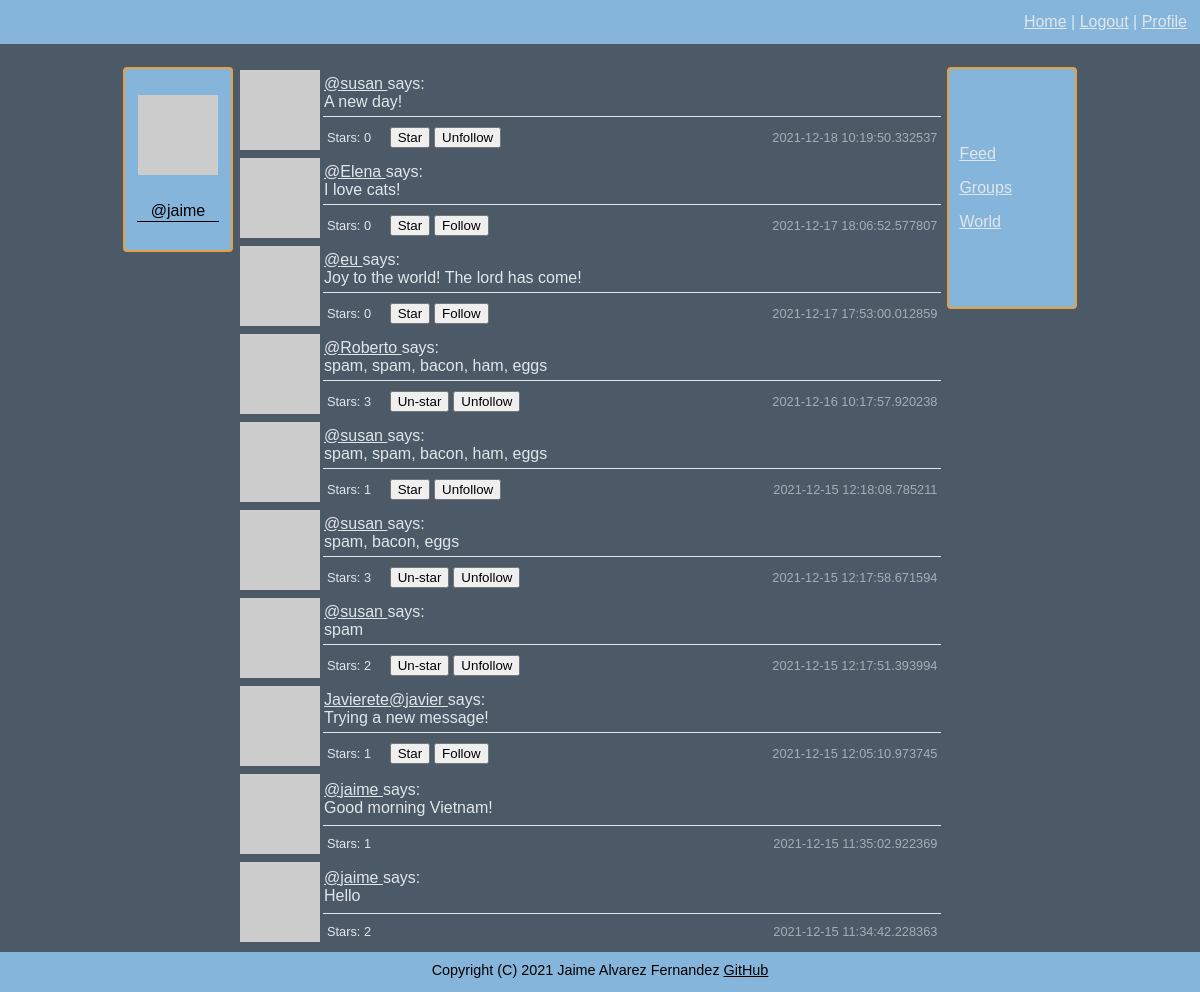
/global (signed in), run on the app's committed database.
### connect/models.py (models this page shows, shortened)
class User(UserMixin, db.Model):
    id = db.Column(db.Integer, primary_key=True)
    username = db.Column(db.String(64), index=True, unique=True)
    email = db.Column(db.String(120), index=True, unique=True)
    nickname = db.Column(db.String(64))
    password = db.Column(db.String(128))
    about_me = db.Column(db.String(140))
    location = db.Column(db.String(64))
    website = db.Column(db.String(120))
    last_seen = db.Column(db.DateTime, default=datetime.datetime.utcnow)
    follower_bio = db.Column(db.Boolean, default=False)
    posts = db.relationship('Posts', backref='author', lazy='dynamic')
    friends = db.relationship('Friends', backref='anchor', lazy='dynamic')
    followed = db.relationship('User',
                               secondary=followers,
                               primaryjoin=(followers.c.follower_id == id),
                               secondaryjoin=(followers.c.followed_id == id),
                               backref=db.backref('followers', lazy='dynamic'), lazy='dynamic')
    starred = db.relationship('Posts',
                              secondary=stars,
                              backref=db.backref('awarded_stars', lazy='dynamic'), lazy='dynamic')
    def avatar(self, size):
        digest = md5(self.email.lower().encode('utf-8')).hexdigest()
        return f'https://www.gravatar.com/avatar/{digest}?d=identicon&s={size}'
    def is_following(self, user):
        return self.followed.filter(followers.c.followed_id == user.id).count() > 0
    def is_starred(self, post):
        return self.starred.filter(stars.c.post_id == post.id).count() > 0

class Posts(db.Model):
    id = db.Column(db.Integer, primary_key=True)
    body = db.Column(db.String(140))
    timestamp = db.Column(db.DateTime, index=True, default=datetime.datetime.utcnow)
    user_id = db.Column(db.Integer, db.ForeignKey('user.id'))

### connect/routing.py (the view)
@app.route('/global')
def global_messages():
    empty_form = forms.EmptyForm()
    posts = models.Posts.query.order_by(models.Posts.timestamp.desc()).all()
    return flask.render_template('global.html', title="Explore global feed", posts=posts, e_form=empty_form)

### connect/forms.py
class EmptyForm(FlaskForm):
    submit = wtforms.SubmitField('Submit')

### connect/models.py (called while the page is built)
@login.user_loader
def load_user(user_id):
    return User.query.get(int(user_id))

### connect/routing.py (called while the page is built)
@app.before_request
def before_request():
    if flask_login.current_user.is_authenticated:
        flask_login.current_user.last_seen = datetime.datetime.utcnow()
        db.session.commit()

### connect/templates/global.html
{% extends "general_template.html" %}
{% block content %}
    {% include "sub_templates/_posts.html" %}
{% endblock %}

### connect/templates/sub_templates/_profile.html (shortened to what this page needs)
{% if user and user != current_user %}
    <p>
        <img src="{{ user.avatar(128) }}">
    </p>
    <table width="100%">
        <tr>
            <td>
                {% if user.nickname is not none %}
                {{ user.nickname }}
                {% endif %}
            </td>
        </tr>
        <tr>
            <td class="bottom_line">
                @{{ user.username }}
            </td>
        </tr>
        <tr>
            <td>
                {% if not current_user.is_following(user) %}
                <form method="post" action="{{ url_for('follow', username=user.username, url=request.endpoint) }}">
                    {{ e_form.hidden_tag() }}
                    {{ e_form.submit(value='Follow') }}
                </form>
                {% else %}
                <form method="post" action="{{ url_for('unfollow', username=user.username, url=request.endpoint) }}">
                    {{ e_form.hidden_tag() }}
                    {{ e_form.submit(value='Unfollow') }}
                </form>
                {% endif %}
            </td>
        </tr>
        <tr>
            <td class="justify_text">
                {% if user.about_me is not none %}
                    {{ user.about_me }}
                {% endif %}
            </td>
        </tr>
        <tr>
            <td>
                {% if user.location is not none %}
                    {{ user.location }}
                {% endif %}
            </td>
        </tr>
        <tr>
            <td>
                {% if user.website is not none %}
                    <a href="{{ current_user.website }}">{{ current_user.website }}</a>
                {% endif %}
            </td>
        </tr>
        <tr>
            <td>
                {% if user.follower_bio %}
                Followers: {{ current_user.followers.count() }}
                {% endif %}
            </td>
        </tr>
    </table>
{% else %}
    <p>
        <img src="{{ current_user.avatar(128) }}">
    </p>
    <table width="100%">
        <tr>
            <td>
            </td>
        </tr>
        <tr>
            <td class="bottom_line">
                @{{ current_user.username }}
            </td>
        </tr>
        <tr>
            <td class="justify_text">
            </td>
        </tr>
        <tr>
            <td>
            </td>
        </tr>
        <tr>
            <td>
            </td>
        </tr>
        <tr>
            <td>
            </td>
        </tr>
    </table>
{% endif %}

### connect/templates/sub_templates/_posts.html (shortened to what this page needs)
<table width="100%">
    {% for post in posts %}
    <tr>
        <td width="60" rowspan="2" valign="top"><img src="{{ post.author.avatar(60) }}"></td>
        <td class="bottom_line">
                <a href="{{ url_for('user_messages', username=post.author.username) }}">
                    {% if post.author.nickname %}{{ post.author.nickname }}{% endif %}@{{ post.author.username }}
                </a>
                says:<br>
             {{ post.body }}
        </td>
    </tr>
    <tr>
        <td>
            <table width="100%">
                <tr class="smaller_font_80">
                    <td width="10%">Stars: {{ post.awarded_stars.count() }}</td>
                    <td width="7%">
                        {% if post.author.username != current_user.username %}
                            {% if not current_user.is_starred(post) %}
                            <form method="post" action="{{ url_for('star', post=post.id, url=request.endpoint) }}">
                                {{ e_form.submit(value='Star') }}
                            </form>
                            {% else %}
                            <form method="post" action="{{ url_for('un_star', post=post.id, url=request.endpoint) }}">
                                {{ e_form.submit(value='Un-star') }}
                            </form>
                            {% endif %}
                        {% endif %}
                    </td>
                    <td>
                        {% if not current_user.is_following(post.author) and post.author != current_user %}
                        <form method="post" action="{{ url_for('follow', username=post.author.username, url=request.endpoint) }}">
                            {{ e_form.submit(value='Follow') }}
                        </form>
                        {% elif current_user.is_following(post.author) and post.author != current_user  %}
                        <form method="post" action="{{ url_for('unfollow', username=post.author.username, url=request.endpoint) }}">
                            {{ e_form.submit(value='Unfollow') }}
                        </form>
                        {% endif %}
                    </td>
                    <td class="time">{{ post.timestamp }}</td>
                </tr>
            </table>
        </td>
    </tr>
    {% endfor %}
</table>

### connect/static/css/style.css (style rules this page uses)
body { font-family: Arial; background: #4b5a66; color: #e1e6eb; min-height: 100vh; margin: 0; }
a { color: inherit; }
.bottom_line { border: solid; border-width: 0px 0 1px 0; }
.justify_text { text-align: justify; text-justify: inter-word; }
.smaller_font_80 { font-size:80%; }
.time { text-align: right; opacity: 0.6; }
body { display:flex; flex-direction:column; }

### data on the page
User: username "jaime"
Posts: author.username "susan", body "A new day!", awarded_stars.count "0", timestamp "2021-12-18 10:19:50.332537"
Posts: author.username "Elena", body "I love cats!", awarded_stars.count "0", timestamp "2021-12-17 18:06:52.577807"
Posts: author.username "eu", body "Joy to the world! The lord has come!", awarded_stars.count "0", timestamp "2021-12-17 17:53:00.012859"
Posts: author.username "Roberto", body "spam, spam, bacon, ham, eggs", awarded_stars.count "3", timestamp "2021-12-16 10:17:57.920238"
Posts: author.username "susan", body "spam, spam, bacon, ham, eggs", awarded_stars.count "1", timestamp "2021-12-15 12:18:08.785211"
Posts: author.username "susan", body "spam, bacon, eggs", awarded_stars.count "3", timestamp "2021-12-15 12:17:58.671594"
Posts: author.username "susan", body "spam", awarded_stars.count "2", timestamp "2021-12-15 12:17:51.393994"
Posts: author.nickname "Javierete", author.username "javier", body "Trying a new message!", awarded_stars.count "1", timestamp "2021-12-15 12:05:10.973745"
Posts: author.username "jaime", body "Good morning Vietnam!", awarded_stars.count "1", timestamp "2021-12-15 11:35:02.922369"
Posts: author.username "jaime", body "Hello", awarded_stars.count "2", timestamp "2021-12-15 11:34:42.228363"
